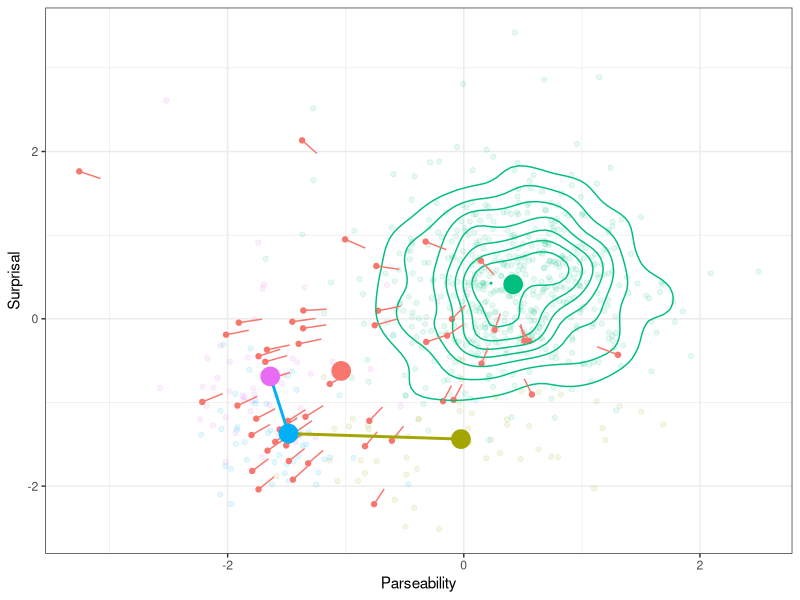
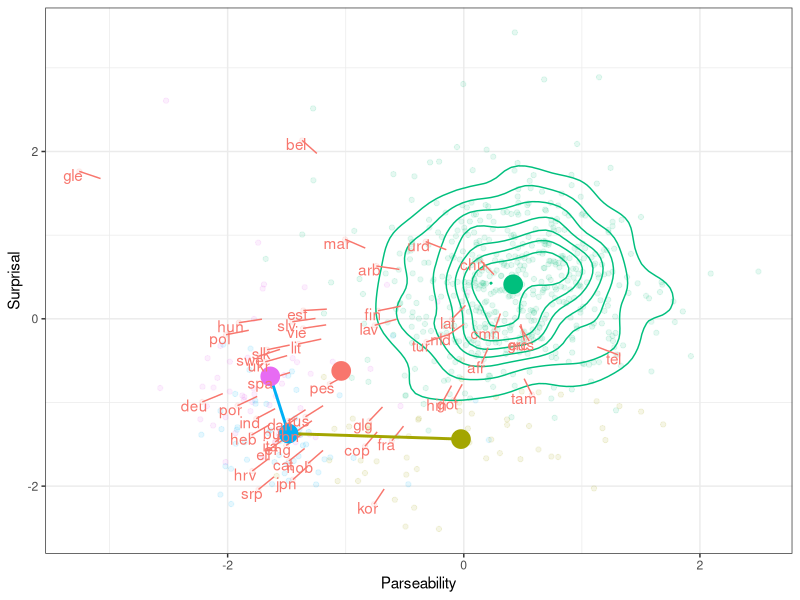

Generate these figures, in order, with R:




library(tidyr)
library(dplyr)
library(ggplot2)




dataS = read.csv("plane-fixed.tsv", sep="\t")
dataP = read.csv("plane-parse.tsv", sep="\t")

dataS = dataS %>% group_by(Language, Type, Model) %>% summarise(Surp = mean(Surp))
dataP = dataP %>% group_by(Language, Type, Model) %>% summarise(UAS = mean(UAS), Pars = mean(Pars))

dataS = as.data.frame(dataS)
dataP = as.data.frame(dataP)

#library(lme4)
#summary(lmer(Surp ~ Type + (1|Language), data=dataS %>% filter(grepl("langm", Type))))



dataS = dataS %>% mutate(Type = as.character(Type))
dataP = dataP %>% mutate(Type = as.character(Type))

dataS = dataS %>% mutate(Model = as.character(Model))
dataP = dataP %>% mutate(Model = as.character(Model))

dataS = dataS %>% mutate(Language = as.character(Language))
dataP = dataP %>% mutate(Language = as.character(Language))


data = merge(dataS, dataP, by=c("Language", "Model", "Type"))

#data = data %>% filter(Surp < 20)
#data = data %>% filter(Pars < 4)

data = data %>% mutate(Two = Surp+Pars)

data2 = rbind(data)
data2 = data2 %>% group_by(Language) %>% mutate(MeanSurp = mean(Surp), SDSurp = sd(Surp)) %>% mutate(MeanPars = mean(Pars), SDPars = sd(Pars))
plot = ggplot(data2, aes(x=(Pars-MeanPars)/SDPars, y=(Surp-MeanSurp)/SDSurp, color=Type, group=Type)) +geom_point()
#plot = ggplot(data, aes(x=(Pars), y=(Surp), color=Type, group=Type)) +geom_point()


#dataMean = data %>% group_by(Language) %>% summarise(MeanSurp = mean(Surp), SDSurp = sd(Surp)+0.0001)
#data_ = merge(data, dataMean, by=c("Language"))
#dataMean = data %>% group_by(Language) %>% summarise(MeanUAS = mean(UAS), SDUAS = sd(UAS)+0.0001)
#data_ = merge(data_, dataMean, by=c("Language"))
#
#plot = ggplot(data_, aes(x=(UAS), y=(Surp-MeanSurp), color=Type, group=Type)) +geom_point()

dataPBest = data %>% filter(Type == "manual_output_funchead_two_coarse_parser_final") %>% group_by(Language) %>% summarise(Pars = min(Pars))
data2Best = data %>% filter(Type == "manual_output_funchead_two_coarse_final") %>% group_by(Language) %>% summarise(Two = min(Two))
dataSBest = data %>% filter(Type == "manual_output_funchead_langmod_coarse_final") %>% group_by(Language) %>% summarise(Surp = min(Surp))

dataP = data %>% filter(Type == "manual_output_funchead_two_coarse_parser_final")
data2 = data %>% filter(Type == "manual_output_funchead_two_coarse_final")
dataS = data %>% filter(Type == "manual_output_funchead_langmod_coarse_final")

dataP = merge(dataP, dataPBest, by=c("Language", "Pars"))
data2 = merge(data2, data2Best, by=c("Language", "Two"))
dataS = merge(dataS, dataSBest, by=c("Language", "Surp"))


dataRandom = data %>% filter(grepl("RANDOM", Type))
dataDepL = data %>% filter(grepl("depl", Type)) #%>% group_by(Language) %>% summarise(Surp = mean(Surp), Pars = mean(Pars))
dataGround = data %>% filter(grepl("ground", Type)) #%>% group_by(Language) %>% summarise(Surp = mean(Surp), Pars = mean(Pars))


data = rbind(dataP, data2)
data = rbind(data, dataS)
data = rbind(data, dataRandom)
#data = rbind(data, dataDepL)
data = rbind(data, dataGround)

dataMean = data %>% group_by(Language) %>% summarise(MeanSurp = mean(Surp), SDSurp = sd(Surp)+0.0001)
data = merge(data, dataMean, by=c("Language"))
dataMean = data %>% group_by(Language) %>% summarise(MeanPars = mean(Pars), SDPars = sd(Pars)+0.0001)
data = merge(data, dataMean, by=c("Language"))

dataMean = data %>% filter(grepl("RANDOM", Type)) %>% group_by(Language) %>% summarise(MeanSurpRand = mean(Surp), SDSurpRand = sd(Surp)+0.0001)
data = merge(data, dataMean, by=c("Language"))
dataMean = data %>% filter(grepl("RANDOM", Type)) %>% group_by(Language) %>% summarise(MeanParsRand = mean(Pars), SDParsRand = sd(Pars)+0.0001)
data = merge(data, dataMean, by=c("Language"))




#plot = ggplot(data, aes(x=(Pars-MeanPars)/SDPars, y=(Surp-MeanSurp)/SDSurp, color=Type, group=Type)) +geom_point()
#plot = ggplot(data, aes(x=(Pars-MeanPars), y=(Surp-MeanSurp), color=Type, group=Type)) +geom_point()
#
#plot = ggplot(data, aes(x=(Pars-MeanPars)/SDPars, y=(Surp-MeanSurp)/SDSurp, color=Type, group=Type)) +geom_point() + facet_wrap(~Language)
#
#plot = ggplot(data, aes(x=(Pars-MeanPars), y=(Surp-MeanSurp), color=Type, group=Type)) +geom_point() + facet_wrap(~Language)


subData = data %>% filter(Type %in% c("manual_output_funchead_two_coarse_parser_final", "manual_output_funchead_two_coarse_final", "manual_output_funchead_langmod_coarse_final"))

subData = subData[order(subData$Type),]

#plot = ggplot(data, aes(x=(Pars-MeanPars)/SDPars, y=(Surp-MeanSurp)/SDSurp, color=Type, group=Type)) +geom_point() + geom_path(data=subData, aes(x=(Pars-MeanPars)/SDPars, y=(Surp-MeanSurp)/SDSurp, group=1)) + facet_wrap(~Language)


summarizedData = data %>% group_by(Type) %>% summarise(Surp = mean((Surp-MeanSurp)/SDSurp), Pars = mean((Pars-MeanPars)/SDPars))
#plot = ggplot(summarizedData, aes(x=Pars, y=Surp, color=Type, group=Type)) + geom_point()


summarizedDataRand = data %>% group_by(Type) %>% summarise(Surp = mean((Surp-MeanSurpRand)/SDSurpRand), Pars = mean((Pars-MeanParsRand)/SDParsRand))
#plot = ggplot(summarizedDataRand, aes(x=Pars, y=Surp, color=Type, group=Type)) + geom_point()



#plot = ggplot(data, aes(x=(Pars-MeanPars)/SDPars, y=(Surp-MeanSurp)/SDSurp, color=Type, group=Type)) +geom_point() + geom_point(data=summarizedData, aes(x=Pars, y=Surp, size=8)) + geom_path(data=summarizedData %>% filter(Type %in% c("manual_output_funchead_two_coarse_parser_final", "manual_output_funchead_two_coarse_final", "manual_output_funchead_langmod_coarse_final")), aes(x=Pars, y=Surp, size=5, group=1))


#plot = ggplot(data, aes(x=(Pars-MeanPars)/SDPars, y=(Surp-MeanSurp)/SDSurp, color=Type, group=Type, alpha=0.9)) +geom_point() + geom_point(data=summarizedData, aes(x=Pars, y=Surp, size=8, alpha=1.0)) + geom_path(data=summarizedData %>% filter(Type %in% c("manual_output_funchead_two_coarse_parser_final", "manual_output_funchead_two_coarse_final", "manual_output_funchead_langmod_coarse_final")), aes(x=Pars, y=Surp, size=5, group=1, alpha=1.0)) + theme_bw() + geom_point(data=data %>% filter(grepl("ground", Type)), aes(x=(Pars-MeanPars)/SDPars, y=(Surp-MeanSurp)/SDSurp, color=Type, group=Type, alpha=1.0))  + geom_density_2d(data=data %>% filter(grepl("RANDOM", Type)), aes(alpha=1.0))



#plot = ggplot(data, aes(x=(Pars-MeanParsRand)/SDParsRand, y=(Surp-MeanSurpRand)/SDSurpRand, color=Type, group=Type, alpha=0.9)) +geom_point() + geom_point(data=summarizedDataRand, aes(x=Pars, y=Surp, size=8, alpha=1.0)) + geom_path(data=summarizedDataRand %>% filter(Type %in% c("manual_output_funchead_two_coarse_parser_final", "manual_output_funchead_two_coarse_final", "manual_output_funchead_langmod_coarse_final")), aes(x=Pars, y=Surp, size=5, group=1, alpha=1.0)) + theme_bw() + geom_point(data=data %>% filter(grepl("ground", Type)), aes(x=(Pars-MeanParsRand)/SDParsRand, y=(Surp-MeanSurpRand)/SDSurpRand, color=Type, group=Type, alpha=1.0))  + geom_density_2d(data=data %>% filter(grepl("RANDOM", Type)), aes(alpha=1.0))


dataGroundArrow = data %>% filter(grepl("ground", Type))
dataGroundArrow = dataGroundArrow %>% mutate(Pars_z = (Pars-MeanPars)/SDPars, Surp_z = (Surp-MeanSurp)/SDSurp)
dataGroundArrow = dataGroundArrow %>% mutate(Pars_z_end = (MeanParsRand-MeanPars)/SDPars, Surp_z_end = (MeanSurpRand-MeanSurp)/SDSurp)
dataGroundArrow = dataGroundArrow %>% mutate(Pars_z_dir = Pars_z_end - Pars_z, Surp_z_dir = Surp_z_end - Surp_z)
dataGroundArrow = dataGroundArrow %>% mutate(z_length = sqrt(Pars_z_dir**2 + Surp_z_dir**2))
dataGroundArrow = dataGroundArrow %>% mutate(Pars_z_dir = Pars_z_dir/z_length, Surp_z_dir = Surp_z_dir/z_length)
dataGroundArrow = dataGroundArrow %>% mutate(Pars_z_end = Pars_z + 0.2 * Pars_z_dir, Surp_z_end = Surp_z + 0.2 * Surp_z_dir)


plot = ggplot(data, aes(x=(Pars-MeanPars)/SDPars, y=(Surp-MeanSurp)/SDSurp, color=Type, group=Type, alpha=0.9)) +geom_point()  + theme_bw() + geom_point(data=data %>% filter(grepl("ground", Type)), aes(x=(Pars-MeanPars)/SDPars, y=(Surp-MeanSurp)/SDSurp, color=Type, group=Type, alpha=1.0))  + geom_density_2d(data=data %>% filter(grepl("RANDOM", Type)), aes(alpha=1.0)) + geom_segment(data=dataGroundArrow, aes(x=Pars_z, y=Surp_z, xend=Pars_z_end, yend = Surp_z_end, color=Type, group=Type, alpha=1.0)) + geom_path(data=summarizedData %>% filter(Type %in% c("manual_output_funchead_two_coarse_parser_final", "manual_output_funchead_two_coarse_final", "manual_output_funchead_langmod_coarse_final")), aes(x=Pars, y=Surp, size=5, group=1, alpha=1.0)) + geom_point(data=summarizedData, aes(x=Pars, y=Surp, size=8, alpha=1.0)) + scale_x_continuous(name="Parseability") + scale_y_continuous(name="Surprisal") + theme(legend.position="none")



ggsave(plot, file="pareto-plane.pdf")

iso = read.csv("languages-iso_codes.tsv")

data = merge(data, iso, by=c("Language"))

# geom_point(data=data %>% filter(grepl("ground", Type)), aes(x=(Pars-MeanPars)/SDPars, y=(Surp-MeanSurp)/SDSurp, color=Type, group=Type, alpha=1.0))  +
plot = ggplot(data, aes(x=(Pars-MeanPars)/SDPars, y=(Surp-MeanSurp)/SDSurp, color=Type, group=Type, alpha=0.9)) +geom_point()  + theme_bw() +  geom_density_2d(data=data %>% filter(grepl("RANDOM", Type)), aes(alpha=1.0)) + geom_segment(data=dataGroundArrow, aes(x=Pars_z, y=Surp_z, xend=Pars_z_end, yend = Surp_z_end, color=Type, group=Type, alpha=1.0)) + geom_path(data=summarizedData %>% filter(Type %in% c("manual_output_funchead_two_coarse_parser_final", "manual_output_funchead_two_coarse_final", "manual_output_funchead_langmod_coarse_final")), aes(x=Pars, y=Surp, size=5, group=1, alpha=1.0)) + geom_point(data=summarizedData, aes(x=Pars, y=Surp, size=8, alpha=1.0)) + scale_x_continuous(name="Parseability") + scale_y_continuous(name="Surprisal") + theme(legend.position="none")  +geom_text(data=data %>% filter(grepl("ground", Type)), aes(label=iso_code, alpha=1.0),hjust=0.8, vjust=0.8)

ggsave(plot, file="pareto-plane-iso.pdf")
